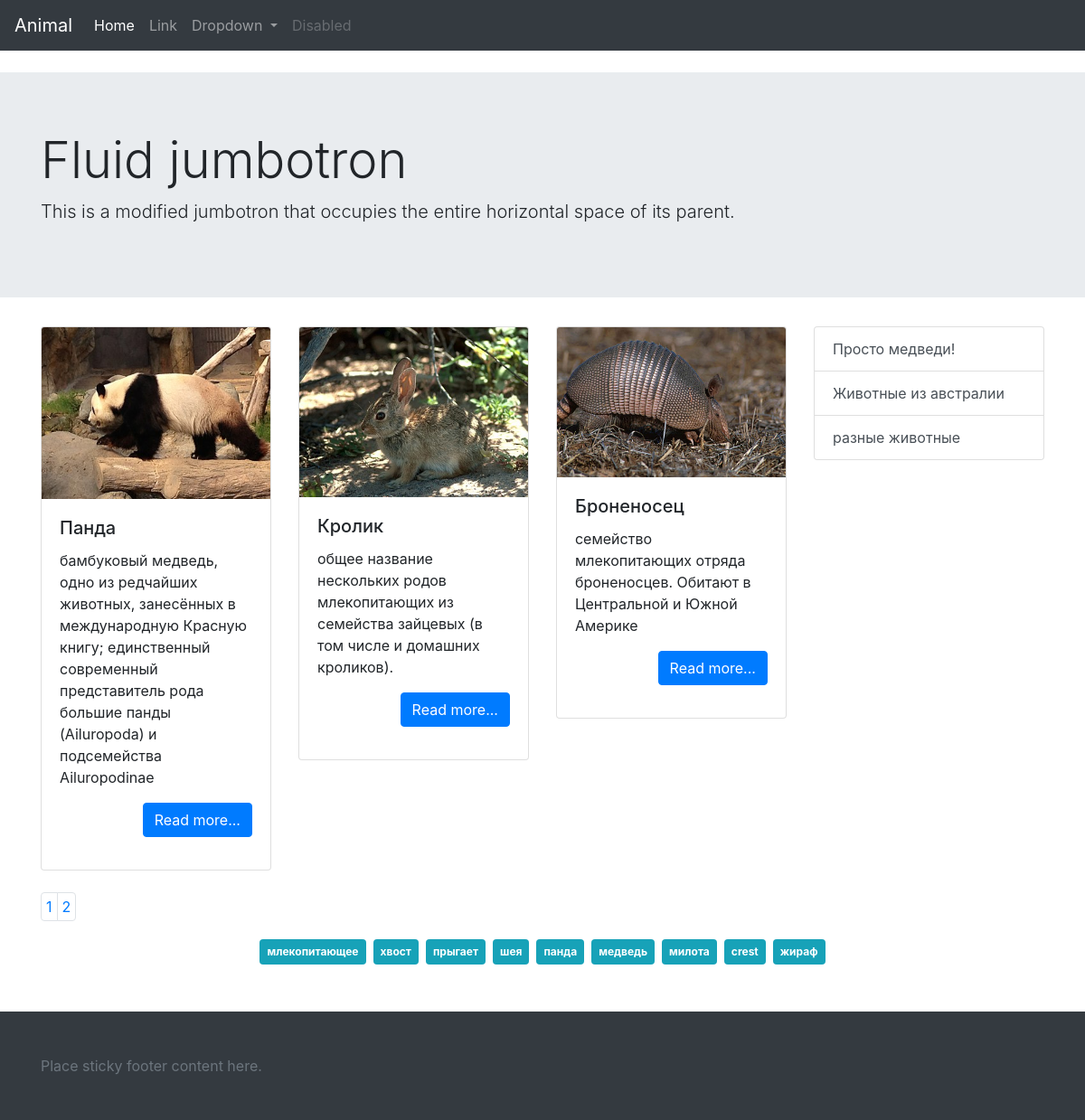
The page / on the database its author committed.
### tables this page shows
CREATE TABLE `info` (
  `id` int(11) NOT NULL,
  `title` varchar(255) NOT NULL,
  `category` int(11) NOT NULL,
  `descr_min` text NOT NULL,
  `description` text NOT NULL,
  `image` varchar(500) DEFAULT NULL
);

CREATE TABLE `category` (
  `id` int(11) NOT NULL,
  `category` varchar(255) NOT NULL,
  `slug` varchar(255) NOT NULL,
  `image` text NOT NULL,
  `description` text NOT NULL
);

### core/function.php (called while the page is built, shortened)
<?php
function selectMain($conn){
    $offset = 0;
    $sql = "SELECT * FROM info ORDER BY id DESC LIMIT 3 OFFSET ".$offset*3;
    $result = mysqli_query($conn, $sql);
    $a = array();
    if (mysqli_num_rows($result) > 0) {
        while($row = mysqli_fetch_assoc($result)) {
            $a[] = $row;
        }
    }
    return $a;
}
function paginationCount($conn){
    $sql = "SELECT * FROM info";
    $result = mysqli_query($conn, $sql);
    $result = mysqli_num_rows($result);
    return ceil($result/3);
}
function getAllTags($conn){
    $sql = "SELECT DISTINCT(tag) FROM tag";
    $result = mysqli_query($conn, $sql);
    $a = array();
    if (mysqli_num_rows($result) > 0) {
        while($row = mysqli_fetch_assoc($result)) {
            $a[] = $row['tag'];
        }
    }
    return $a;
}
function getAllCatInfo($conn){
    $sql = "SELECT * FROM category";
    $result = mysqli_query($conn, $sql);
    $a = array();
    if (mysqli_num_rows($result) > 0) {
        while($row = mysqli_fetch_assoc($result)) {
            $a[] = $row;
        }
    }
    return $a;
}

### index.php (the view, shortened to what this page needs)
<?php
    require_once('template/header.php');
    $data = selectMain($conn);
    $countPage = paginationCount($conn);
    $tag = getAllTags($conn);
?>
    <div class="jumbotron jumbotron-fluid">
        <div class="container">
            <h1 class="display-4">Fluid jumbotron</h1>
            <p class="lead">This is a modified jumbotron that occupies the entire horizontal space of its parent.</p>
        </div>
    </div>
  <div class="container">
  <div class="row">
  <div class="col-lg-9">
        <div class="row">
        <?php
        $out = '';
        for ($i=0; $i < count($data); $i++){
            $out .='<div class="col-lg-4 col-md-6">';
            $out .='<div class="card">';
            $out .="<img src='/images/{$data[$i]['image']}' class='card-img-top'>";
            $out .='<div class="card-body">';
            $out .="<h5 class='card-title'>{$data[$i]['title']}</h5>";
            $out .="<p class='card-text'>{$data[$i]['descr_min']}</p>";
            $out .='<p class="text-right"><a href="/arcticle.php?id='.$data[$i]['id'].'" class="btn btn-primary">Read more...</a></p>';
            $out .='</div>';
            $out .='</div>';
            $out .='</div>';
        }
        echo $out;
        ?>
        </div>
  </div>
  <div class="col-lg-3">
       <?php require_once('template/nav.php'); ?>
  </div>
</div>
</div>
<div class="container">
<div class="row">
    <div class="col-lg-12 text-center">
        <nav class="mt-4">
            <ul class="pagination">
                <?php
                    for ($i=0; $i < $countPage; $i++){
                    $j = $i+1;
                    echo "<li class='page-item'><a href='/index.php?page={$i}' style='padding: 5px;' class='page-link'>{$j}</a></li>";
                    }
                ?>
            </ul>
        </nav>
    </div>
    <div class="col-lg-12 text-center">
        <?php
            for ($i=0; $i < count($tag); $i++){
                echo "<a href='/tag.php?tag={$tag[$i]}' style='padding: 5px;' class='badge badge-info p-2 m-1'>{$tag[$i]}</a>";
            }
        ?>
    </div>
</div>
</div>
<?php
    require_once('template/footer.php');
?>

### template/nav.php
<?php
    $out = '<div class="list-group">';
    for ($i=0; $i < count($cat); $i++){
        $out .='<a class="list-group-item list-group-item-action" href="/category.php?id='.$cat[$i]['id'].'">';
        $out .= $cat[$i]['description'].'</a>';
    }
    echo $out;
    echo '</div>';
?>

### rows shown on the page
info: image (picture), title "Панда", descr_min "бамбуковый медведь, одно из редчайших животных, занесённых в международную Красную книгу; единственный современный представитель рода большие панды (Ailuropoda) и подсемейства Ailuropodinae"
info: image (picture), title "Кролик", descr_min "общее название нескольких родов млекопитающих из семейства зайцевых (в том числе и домашних кроликов)."
info: image (picture), title "Броненосец", descr_min "семейство млекопитающих отряда броненосцев. Обитают в Центральной и Южной Америке"
category: description "Просто медведи!"
category: description "Животные из австралии"
category: description "разные животные"

### other values the page prints
$j "1"
$j "2"
$tag[$i] "млекопитающее"
$tag[$i] "хвост"
$tag[$i] "прыгает"
$tag[$i] "шея"
$tag[$i] "панда"
$tag[$i] "медведь"
$tag[$i] "милота"
$tag[$i] "crest"
$tag[$i] "жираф"
